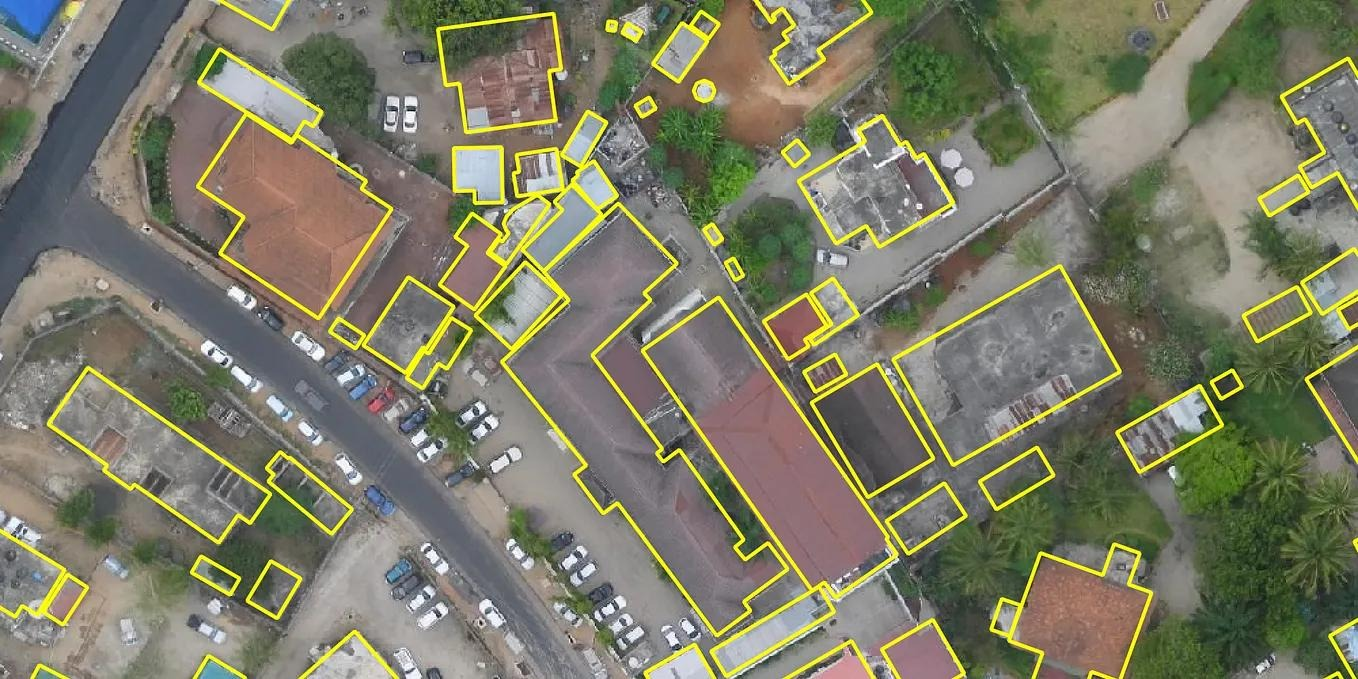
#> input picture data/IMAGES/EXAMPLE/WhatsApp Image 2026-08-31 at 12.06.12.jpeg, 1358 x 679 px
$ python extract_roof_boundaries.py -i ../data/IMAGES/EXAMPLE
#> lines starting #> are read from the running program, lines starting #| are printed output that depends on the picture; after the words box and inside, x2 and y2 are one past the last pixel; in counts of white or black regions, pixels touching at a corner belong together
### GeoGov/geo_gov_detector.py
#!/usr/bin/env python3
"""
GeoGov 2.0 - Improved Building & Land Lot Polygon Detector
Built on lessons from mistakes documented in MISTAKES.md

Key improvements:
1. Separate RAW vs PLOTTED image detection pipelines
2. CLAHE + Otsu + adaptive fallback for low-contrast RAW images
3. HSV color masking for high-contrast PLOTTED images
4. Proper contour filtering (area, solidity, max_contour_ratio)
5. Bug-free polygon coordinate extraction
6. Polygon output with rotation angle and bounding boxes

Usage:
    python3 geo_gov_detector.py --input <image> --type raw|plotted [--output dir] [--debug]

Author: Pranjal Das / Hermes Agent
"""

import cv2
import numpy as np
import argparse
import json
import os
from pathlib import Path
from datetime import datetime


class RawBuildingDetector:
    """Detector for RAW satellite imagery (low contrast, vegetation-covered)."""

    def __init__(self, min_area=300, max_area=200000, debug=False):
#> in extract_roofs, image is the input picture: shape (679, 1358, 3); mean B, G, R 101.6, 123.3, 123.7
        self.min_area = min_area
        self.max_area = max_area
        self.debug = debug

    def preprocess(self, image):
        """
        Edge-based region proposals, not a brightness-threshold blob mask.

        The previous version (v2) ran Otsu/adaptive thresholding on
        grayscale: it decides "foreground" purely from whether a pixel is
        lighter or darker than its neighbors, then has to *guess* which
        polarity (light-on-dark or dark-on-light) is "the building" — wrong
        on any frame with more than one brightness pattern (roads, dirt lots,
        water, buildings all in one image). That's why it merged buildings +
        parking lots + shorelines into single giant blobs, or inverted
        everything on complex scenes.

        This version finds building CANDIDATES from edges instead — where
        does the picture actually have a distinct closed boundary — which
        works regardless of whether the object is locally bright or dark.
        Rejecting non-buildings (vegetation, water, roads) then happens
        per-candidate in find_buildings() by sampling that candidate's own
        mean color, not by a single global pixel mask (a global HSV mask
        fragments real buildings wherever a shadow or antenna pixel drifts
        into the vegetation/water hue range).
        """
        self._source = image  # find_buildings() samples color from this per-candidate

        gray = cv2.cvtColor(image, cv2.COLOR_BGR2GRAY)

        # Bilateral filter instead of Gaussian blur: smooths flat regions
        # (roof surfaces, roads, grass) while keeping their edges sharp —
        # Gaussian blur softens edges everywhere, which is exactly what a
        # boundary-driven pipeline can't afford.
        smoothed = cv2.bilateralFilter(gray, d=9, sigmaColor=60, sigmaSpace=60)
        clahe = cv2.createCLAHE(clipLimit=2.0, tileGridSize=(8, 8))
        enhanced = clahe.apply(smoothed)
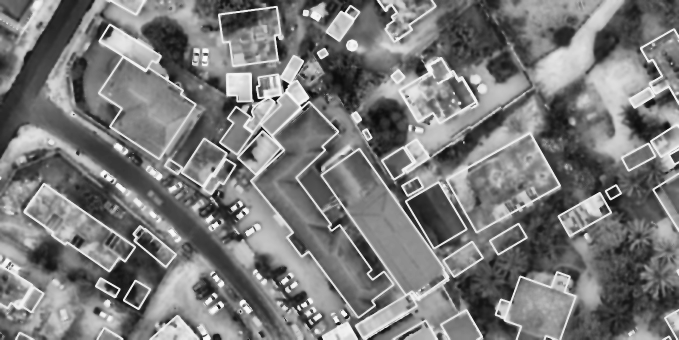
#> enhanced: shape (679, 1358) (shown at 1/2 size); min 10, max 252, mean 121.8

        median_val = float(np.median(enhanced))
#> median_val = 118
        lower = int(max(0, 0.66 * median_val))
#> lower = 77
        upper = int(min(255, 1.33 * median_val))
#> upper = 156
        edges = cv2.Canny(enhanced, lower, upper)
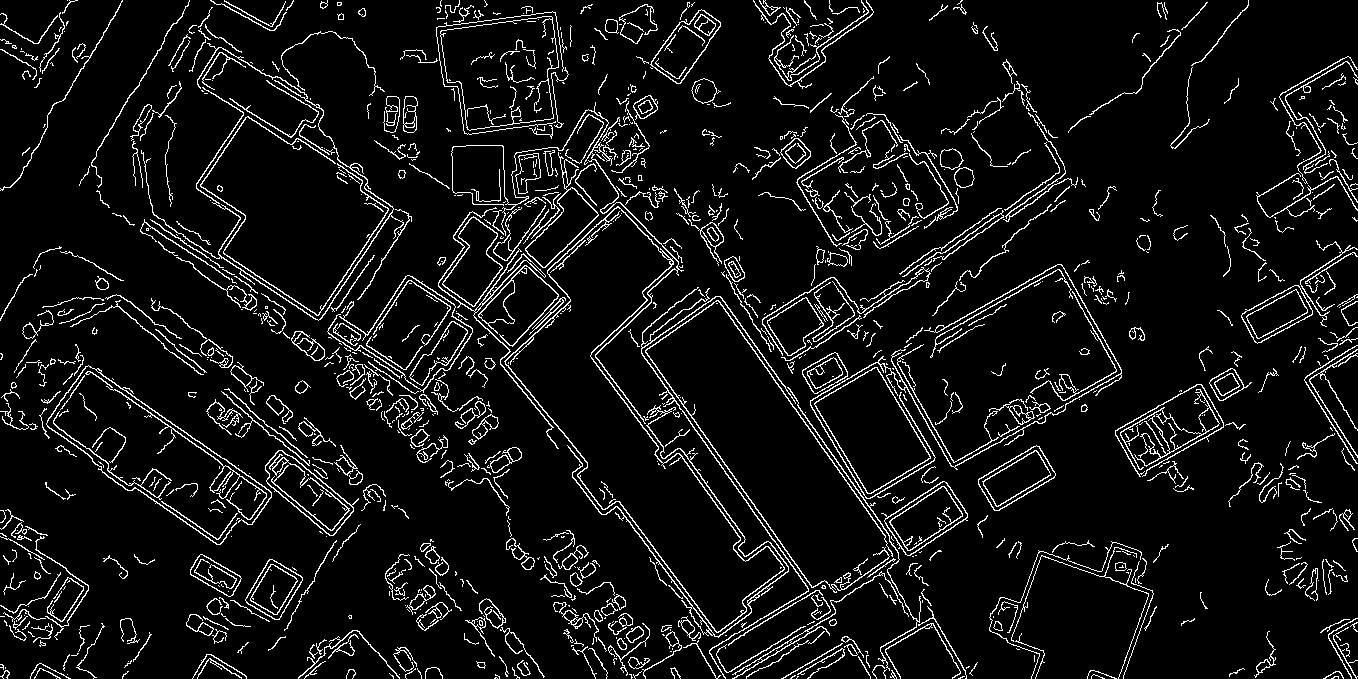
#> edges: shape (679, 1358); 7.3% white in thin lines or dots

        kernel = cv2.getStructuringElement(cv2.MORPH_RECT, (5, 5))
        # Close small gaps in an otherwise-complete building outline (a
        # roof edge Canny only half-detected), then dilate once so nearly-
        # closed loops become fully closed before contour-finding.
        closed = cv2.morphologyEx(edges, cv2.MORPH_CLOSE, kernel, iterations=2)
#> closed: shape (679, 1358); 21.9% white; 92 white regions (8 under 20 px), largest, box (x1, y1, x2, y2) and area: (112, 0, 1122, 679) 123936, (0, 246, 409, 651) 24564, (1228, 214, 1358, 526) 7209
        closed = cv2.dilate(closed, kernel, iterations=1)
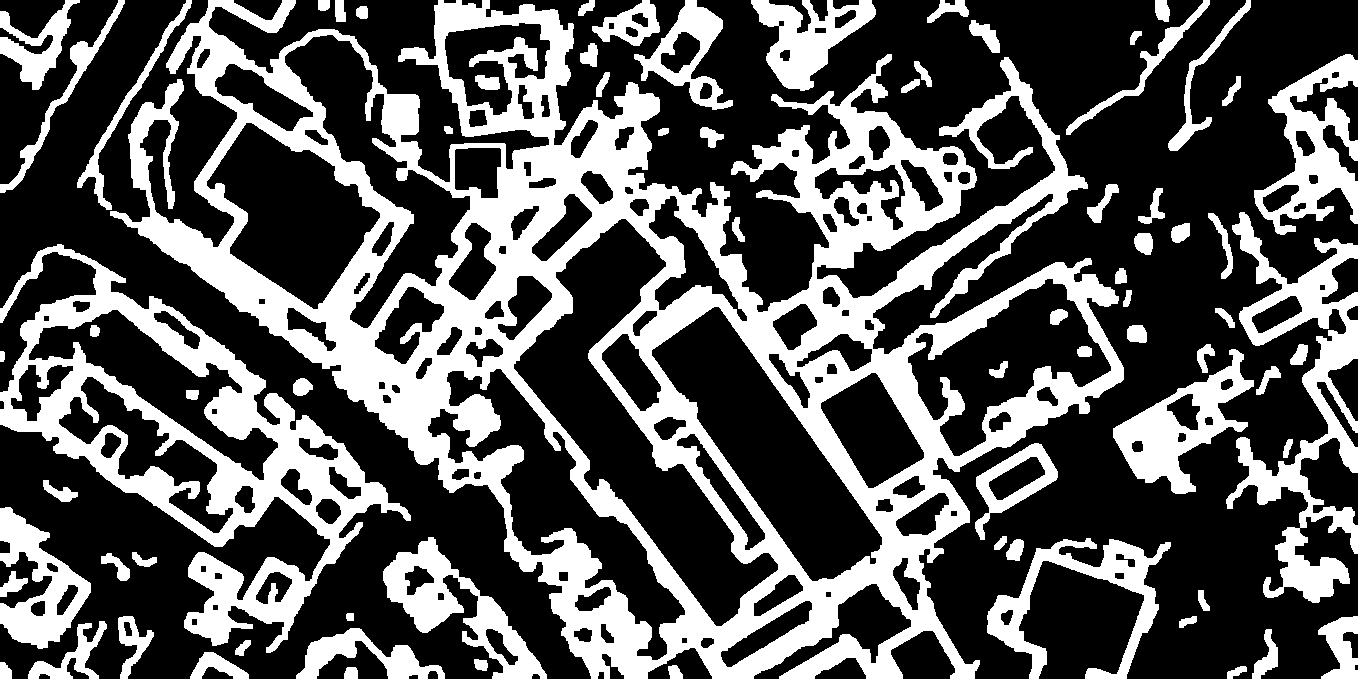
#> closed: shape (679, 1358); 34.2% white; 76 white regions

        return closed

    def find_buildings(self, mask):
        """Filter edge-derived candidates by shape AND sampled color."""
        contours, _ = cv2.findContours(mask, cv2.RETR_LIST, cv2.CHAIN_APPROX_SIMPLE)
#> contours = 209 contours; largest, box (x1, y1, x2, y2) and area: (110, 0, 1124, 679) 351947, (0, 244, 411, 653) 61742, (513, 218, 779, 627) 30007, (651, 306, 883, 582) 24064, (427, 368, 686, 661) 18304

        height, width = mask.shape
#> (the rest of the program and of its run is left out)
